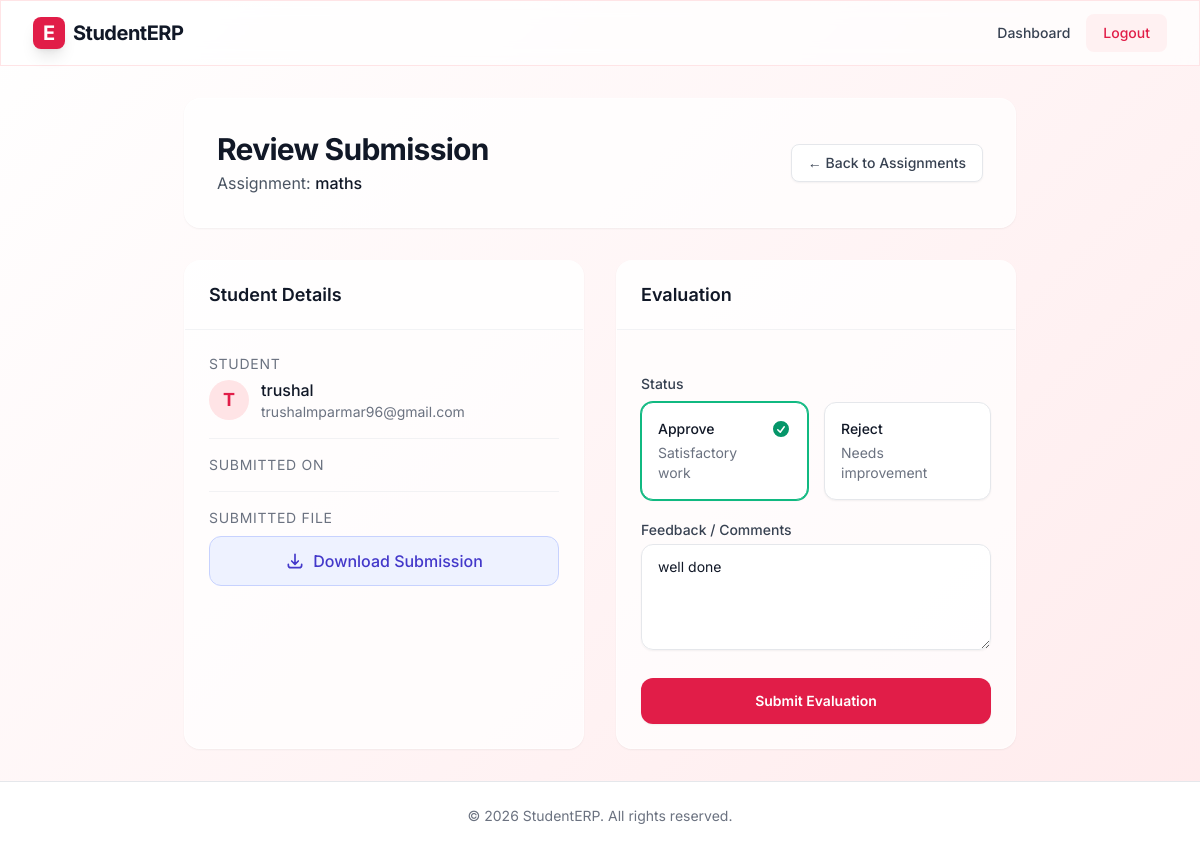
The page /faculty/submissions/2/review/ (signed in) on the database its author committed.
### core/models.py (models this page shows, shortened)
class AssignmentSubmission(models.Model):
    STATUS_CHOICES = (
        ('SUBMITTED', 'Submitted'),
        ('APPROVED', 'Approved'),
        ('REJECTED', 'Rejected'),
    )
    assignment = models.ForeignKey(Assignment, on_delete=models.CASCADE, related_name='submissions')
    student = models.ForeignKey(User, on_delete=models.CASCADE, limit_choices_to={'is_student': True})
    submitted_file = models.FileField(upload_to='submissions/')
    status = models.CharField(max_length=20, choices=STATUS_CHOICES, default='SUBMITTED')
    feedback = models.TextField(blank=True, null=True)
    submitted_at = models.DateTimeField(auto_now_add=True)

class Assignment(models.Model):
    batch = models.ForeignKey(Batch, on_delete=models.CASCADE)
    title = models.CharField(max_length=200)
    description = models.TextField()
    due_date = models.DateField()
    file = models.FileField(upload_to='assignments/', blank=True, null=True)

class User(AbstractUser):
    is_student = models.BooleanField('student status', default=False)
    is_faculty = models.BooleanField('faculty status', default=False)
    is_administrator = models.BooleanField('administrator status', default=False)
    mobile = models.CharField(max_length=20, blank=True, null=True)
    fullname = models.CharField(max_length=255, blank=True, null=True)

### faculty/views.py (the view, shortened to what this page needs)
# urls.py: path('submissions/<int:submission_id>/review/', views.review_submission, name='review_submission'),
@login_required
def review_submission(request, submission_id):
    if not request.user.is_faculty:
        return redirect('login')
    try:
        submission = AssignmentSubmission.objects.get(id=submission_id, assignment__batch__faculty=request.user)
    except AssignmentSubmission.DoesNotExist:
        messages.error(request, 'Submission not found.')
        return redirect('batch_management')
    context = {'submission': submission}
    return render(request, 'faculty/review_submission.html', context)

### faculty/templates/faculty/review_submission.html (shortened to what this page needs)
{% extends 'core/base.html' %}
{% block content %}
<div class="max-w-4xl mx-auto px-4 sm:px-6 lg:px-8 py-8 w-full animate-fade-in">
    <div class="glass p-6 sm:p-8 rounded-2xl shadow-sm border border-white/50 mb-8 flex flex-col sm:flex-row justify-between items-start sm:items-center gap-4">
        <div>
            <h1 class="text-3xl font-bold text-gray-900 tracking-tight">Review Submission</h1>
            <p class="text-gray-600 mt-1">Assignment: <span class="font-medium text-gray-900">{{ submission.assignment.title }}</span></p>
        </div>
        <a href="{% url 'assignment_management' %}?batch_id={{ submission.assignment.batch.id }}" class="inline-flex items-center px-4 py-2 border border-gray-200 text-sm font-medium rounded-lg text-gray-700 bg-white hover:bg-gray-50 hover:text-redlight-600 transition-colors shadow-sm">
            &larr; Back to Assignments
        </a>
    </div>
    <div class="grid grid-cols-1 md:grid-cols-2 gap-8">
        <div class="glass rounded-2xl shadow-sm border border-white/50 overflow-hidden">
            <div class="px-6 py-5 border-b border-gray-200/50 bg-white/40">
                <h2 class="text-lg font-semibold text-gray-900">Student Details</h2>
            </div>
            <div class="p-6 space-y-4">
                <div>
                    <p class="text-sm text-gray-500 uppercase tracking-wider mb-1">Student</p>
                    <div class="flex items-center gap-3">
                        <div class="h-10 w-10 rounded-full bg-redlight-100 text-redlight-600 flex items-center justify-center font-bold text-lg">
                            {{ submission.student.fullname|first|upper }}
                        </div>
                        <div>
                            <p class="font-medium text-gray-900">{{ submission.student.fullname }}</p>
                            <p class="text-sm text-gray-500">{{ submission.student.email }}</p>
                        </div>
                    </div>
                </div>
                <div class="pt-4 border-t border-gray-200/50">
                    <p class="text-sm text-gray-500 uppercase tracking-wider mb-1">Submitted On</p>
                </div>
                <div class="pt-4 border-t border-gray-200/50">
                    <p class="text-sm text-gray-500 uppercase tracking-wider mb-2">Submitted File</p>
                    {% if submission.submitted_file %}
                    <a href="{{ submission.submitted_file.url }}" target="_blank" class="inline-flex items-center justify-center w-full px-4 py-3 border border-indigo-200 bg-indigo-50 text-indigo-700 rounded-xl hover:bg-indigo-100 transition-colors font-medium">
                        <svg class="w-5 h-5 mr-2" fill="none" stroke="currentColor" viewBox="0 0 24 24"><path stroke-linecap="round" stroke-linejoin="round" stroke-width="2" d="M4 16v1a3 3 0 003 3h10a3 3 0 003-3v-1m-4-4l-4 4m0 0l-4-4m4 4V4"></path></svg>
                        Download Submission
                    </a>
                    {% else %}
                    <p class="text-red-500 text-sm">No file uploaded.</p>
                    {% endif %}
                </div>
            </div>
        </div>
        <div class="glass rounded-2xl shadow-sm border border-white/50 overflow-hidden">
            <div class="px-6 py-5 border-b border-gray-200/50 bg-white/40">
                <h2 class="text-lg font-semibold text-gray-900">Evaluation</h2>
            </div>
            <div class="p-6">
                <form method="post" class="space-y-5">
                    <div>
                        <label class="block text-sm font-medium text-gray-700 mb-2">Status</label>
                        <div class="grid grid-cols-2 gap-4">
                            <label class="relative flex cursor-pointer rounded-xl border bg-white p-4 shadow-sm focus:outline-none
                                {% if submission.status == 'APPROVED' %}border-emerald-500 ring-1 ring-emerald-500{% else %}border-gray-200{% endif %}">
                                <span class="flex flex-1">
                                    <span class="flex flex-col">
                                        <span class="block text-sm font-medium text-gray-900">Approve</span>
                                        <span class="mt-1 flex items-center text-sm text-gray-500">Satisfactory work</span>
                                    </span>
                                </span>
                                <svg class="h-5 w-5 text-emerald-600 {% if submission.status != 'APPROVED' %}hidden{% endif %}" xmlns="http://www.w3.org/2000/svg" viewBox="0 0 20 20" fill="currentColor">
                                    <path fill-rule="evenodd" d="M10 18a8 8 0 100-16 8 8 0 000 16zm3.857-9.809a.75.75 0 00-1.214-.882l-3.483 4.79-1.88-1.88a.75.75 0 10-1.06 1.061l2.5 2.5a.75.75 0 001.137-.089l4-5.5z" clip-rule="evenodd" />
                                </svg>
                            </label>
                            <label class="relative flex cursor-pointer rounded-xl border bg-white p-4 shadow-sm focus:outline-none
                                {% if submission.status == 'REJECTED' %}border-red-500 ring-1 ring-red-500{% else %}border-gray-200{% endif %}">
                                <span class="flex flex-1">
                                    <span class="flex flex-col">
                                        <span class="block text-sm font-medium text-gray-900">Reject</span>
                                        <span class="mt-1 flex items-center text-sm text-gray-500">Needs improvement</span>
                                    </span>
                                </span>
                            </label>
                        </div>
                    </div>
                    <div>
                        <label for="feedback" class="block text-sm font-medium text-gray-700 mb-1">Feedback / Comments</label>
                        <textarea id="feedback" name="feedback" rows="4" placeholder="Provide constructive feedback..."
                            class="block w-full px-4 py-3 rounded-xl border border-gray-200 bg-white/80 focus:bg-white text-gray-900 focus:ring-2 focus:ring-redlight-500 focus:border-redlight-500 transition-all sm:text-sm shadow-sm">{{ submission.feedback|default_if_none:"" }}</textarea>
                    </div>
                    <div class="pt-2">
                        <button type="submit" class="w-full flex justify-center py-3 px-4 border border-transparent rounded-xl shadow-sm text-sm font-semibold text-white bg-redlight-600 hover:bg-redlight-500 focus:outline-none focus:ring-2 focus:ring-offset-2 focus:ring-redlight-500 transition-all transform hover:-translate-y-0.5">
                            Submit Evaluation
                        </button>
                    </div>
                </form>
            </div>
        </div>
    </div>
</div>
{% endblock %}

### core/templates/core/base.html (style rules this page uses)
.animated-bg { background: linear-gradient(-45deg, #ffffff, #fff1f2, #ffe4e6, #ffffff); background-size: 400% 400%; }
.glass { background: rgba(255, 255, 255, 0.7); backdrop-filter: blur(10px); -webkit-backdrop-filter: blur(10px); border: 1px solid rgba(255, 255, 255, 0.18); }

### rows shown on the page
AssignmentSubmission: assignment "maths", student.fullname|first "T", student.fullname "trushal", student.email "trushalmparmar96@gmail.com", feedback "well done"
